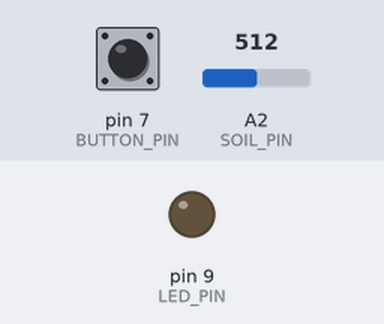
A sketch run on a simulated Arduino Uno, built with avr-gcc and run on an emulated ATmega328P. On the bench: output pins drawn as LEDs (lit = HIGH). The inputs (shaded band) are chosen by the test bench; at power-on: pin 7 (BUTTON_PIN) HIGH, A2 (SOIL_PIN) = 512. What the sketch prints to the serial monitor is not drawn.

Above: at 1.2 s.
1.3 s: pin 7 (BUTTON_PIN) pulled LOW for 3.2 s
At 2.4 s:
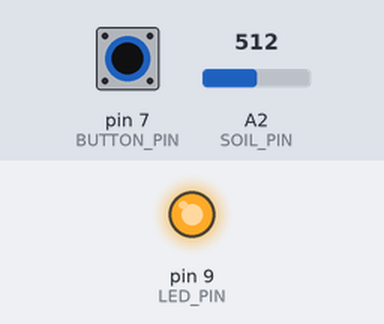
6.8 s: pin 7 (BUTTON_PIN) pulled LOW for 0.15 s
At 9.3 s:
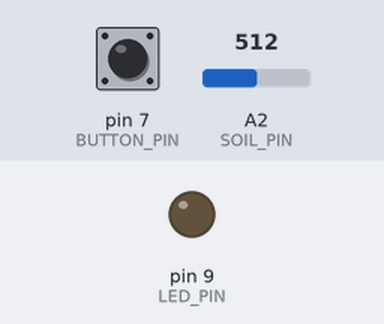
9.9 s: pin 7 (BUTTON_PIN) pulled LOW for 1 s
At 10.2 s:
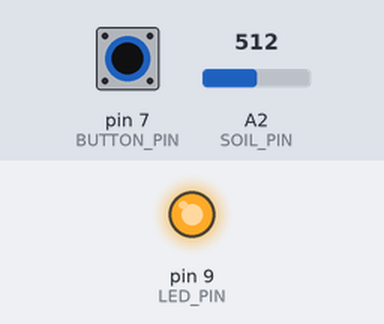
Timing chart, 0 to 13.4 s (numbered marks = the images above; inputs shaded):
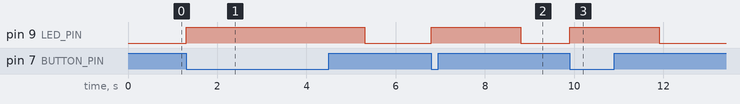

Measured:
- after the input at 1.3 s, pin 9 (LED_PIN): LOW → HIGH at once, → LOW 4.0 s later
- after the input at 6.8 s, pin 9 (LED_PIN): LOW → HIGH at once, → LOW 2.0 s later
- after the input at 9.9 s, pin 9 (LED_PIN): LOW → HIGH at once, → LOW 2.0 s later

The sketch:

MotorTest.ino
```cpp
#define BUTTON_PIN 7
#define LED_PIN 9
#define SOIL_PIN 2

int button_state;

bool timerRunning = false;
unsigned long startTime = 0;

void setup() {
  // put your setup code here, to run once:
  pinMode(BUTTON_PIN, INPUT_PULLUP);
  pinMode(LED_PIN, OUTPUT);
  digitalWrite(LED_PIN, LOW);
  Serial.begin(115200);
}

void loop() {
  //button_state = digitalRead(BUTTON_PIN);
  //if (button_state == HIGH) {
  //  digitalWrite(LED_PIN, LOW);
  //} else {
  //  digitalWrite(LED_PIN, HIGH);
  //}
  int buttonState = digitalRead(BUTTON_PIN);
  int sensor_value = analogRead(SOIL_PIN);
  Serial.println(sensor_value);

  if (!timerRunning && buttonState == LOW) {
    digitalWrite(LED_PIN, HIGH);
    startTime = millis();
    timerRunning = true;
  }

  if (timerRunning && (millis() - startTime >= 2000)) {
    digitalWrite(LED_PIN, LOW);
    timerRunning = false;
  }
}
```
